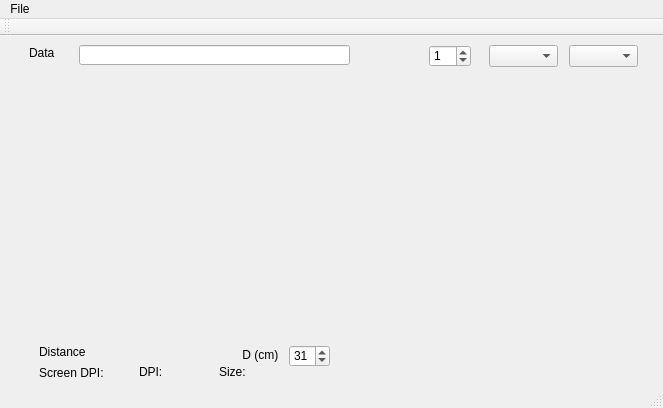
<?xml version="1.0" encoding="UTF-8"?>
<ui version="4.0">
 <class>QRCoder</class>
 <widget class="QMainWindow" name="QRCoder">
  <property name="geometry">
   <rect>
    <x>0</x>
    <y>0</y>
    <width>663</width>
    <height>408</height>
   </rect>
  </property>
  <property name="windowTitle">
   <string>MainWindow</string>
  </property>
  <property name="unifiedTitleAndToolBarOnMac">
   <bool>false</bool>
  </property>
  <widget class="QWidget" name="centralwidget">
   <layout class="QGridLayout" name="gridLayout">
    <item row="0" column="0">
     <widget class="QWidget" name="widget" native="true">
      <property name="autoFillBackground">
       <bool>true</bool>
      </property>
      <widget class="QLineEdit" name="textEdit">
       <property name="geometry">
        <rect>
         <x>70</x>
         <y>0</y>
         <width>271</width>
         <height>20</height>
        </rect>
       </property>
      </widget>
      <widget class="QLabel" name="textLabel">
       <property name="geometry">
        <rect>
         <x>20</x>
         <y>0</y>
         <width>31</width>
         <height>16</height>
        </rect>
       </property>
       <property name="text">
        <string>Data</string>
       </property>
      </widget>
      <widget class="QSpinBox" name="scaleSpinBox">
       <property name="geometry">
        <rect>
         <x>420</x>
         <y>0</y>
         <width>42</width>
         <height>22</height>
        </rect>
       </property>
       <property name="maximum">
        <number>100</number>
       </property>
       <property name="value">
        <number>1</number>
       </property>
      </widget>
      <widget class="QComboBox" name="encModeComboBox">
       <property name="geometry">
        <rect>
         <x>480</x>
         <y>0</y>
         <width>69</width>
         <height>22</height>
        </rect>
       </property>
      </widget>
      <widget class="QLabel" name="scanDistanceLabel">
       <property name="geometry">
        <rect>
         <x>230</x>
         <y>300</y>
         <width>51</width>
         <height>20</height>
        </rect>
       </property>
       <property name="text">
        <string> D (cm)</string>
       </property>
      </widget>
      <widget class="QSpinBox" name="scanDistanceSpinBox">
       <property name="geometry">
        <rect>
         <x>280</x>
         <y>300</y>
         <width>41</width>
         <height>22</height>
        </rect>
       </property>
       <property name="toolTip">
        <string>&lt;html&gt;&lt;head/&gt;&lt;body&gt;&lt;p&gt;Distance in Centimeters QR code is expected to scan (1in=2.54cm)&lt;/p&gt;&lt;/body&gt;&lt;/html&gt;</string>
       </property>
       <property name="minimum">
        <number>1</number>
       </property>
       <property name="maximum">
        <number>999</number>
       </property>
       <property name="value">
        <number>31</number>
       </property>
      </widget>
      <widget class="QLabel" name="screenDPILabel">
       <property name="geometry">
        <rect>
         <x>30</x>
         <y>320</y>
         <width>81</width>
         <height>16</height>
        </rect>
       </property>
       <property name="text">
        <string>Screen DPI:</string>
       </property>
      </widget>
      <widget class="QLabel" name="dpiLabel">
       <property name="geometry">
        <rect>
         <x>130</x>
         <y>320</y>
         <width>47</width>
         <height>13</height>
        </rect>
       </property>
       <property name="text">
        <string>DPI:</string>
       </property>
      </widget>
      <widget class="QLabel" name="sizeLabel">
       <property name="geometry">
        <rect>
         <x>210</x>
         <y>320</y>
         <width>47</width>
         <height>13</height>
        </rect>
       </property>
       <property name="text">
        <string>Size:</string>
       </property>
      </widget>
      <widget class="QLabel" name="distanceLabel">
       <property name="geometry">
        <rect>
         <x>30</x>
         <y>300</y>
         <width>47</width>
         <height>13</height>
        </rect>
       </property>
       <property name="text">
        <string>Distance:</string>
       </property>
      </widget>
      <widget class="QComboBox" name="ecModeComboBox">
       <property name="geometry">
        <rect>
         <x>560</x>
         <y>0</y>
         <width>69</width>
         <height>22</height>
        </rect>
       </property>
      </widget>
     </widget>
    </item>
   </layout>
  </widget>
  <widget class="QStatusBar" name="statusBar"/>
  <widget class="QToolBar" name="toolBar">
   <property name="windowTitle">
    <string>toolBar</string>
   </property>
   <property name="floatable">
    <bool>false</bool>
   </property>
   <attribute name="toolBarArea">
    <enum>TopToolBarArea</enum>
   </attribute>
   <attribute name="toolBarBreak">
    <bool>false</bool>
   </attribute>
  </widget>
  <widget class="QMenuBar" name="menuBar">
   <property name="geometry">
    <rect>
     <x>0</x>
     <y>0</y>
     <width>663</width>
     <height>21</height>
    </rect>
   </property>
   <widget class="QMenu" name="menuFile">
    <property name="title">
     <string>File</string>
    </property>
    <addaction name="actionSave"/>
    <addaction name="actionSaveAs"/>
    <addaction name="actionPrint"/>
    <addaction name="actionExit"/>
   </widget>
   <addaction name="menuFile"/>
  </widget>
  <action name="actionSave">
   <property name="text">
    <string>Save</string>
   </property>
  </action>
  <action name="actionSaveAs">
   <property name="text">
    <string>Save as ...</string>
   </property>
  </action>
  <action name="actionExit">
   <property name="text">
    <string>Exit</string>
   </property>
  </action>
  <action name="actionPrint">
   <property name="text">
    <string>Print</string>
   </property>
  </action>
 </widget>
 <resources/>
 <connections/>
</ui>
